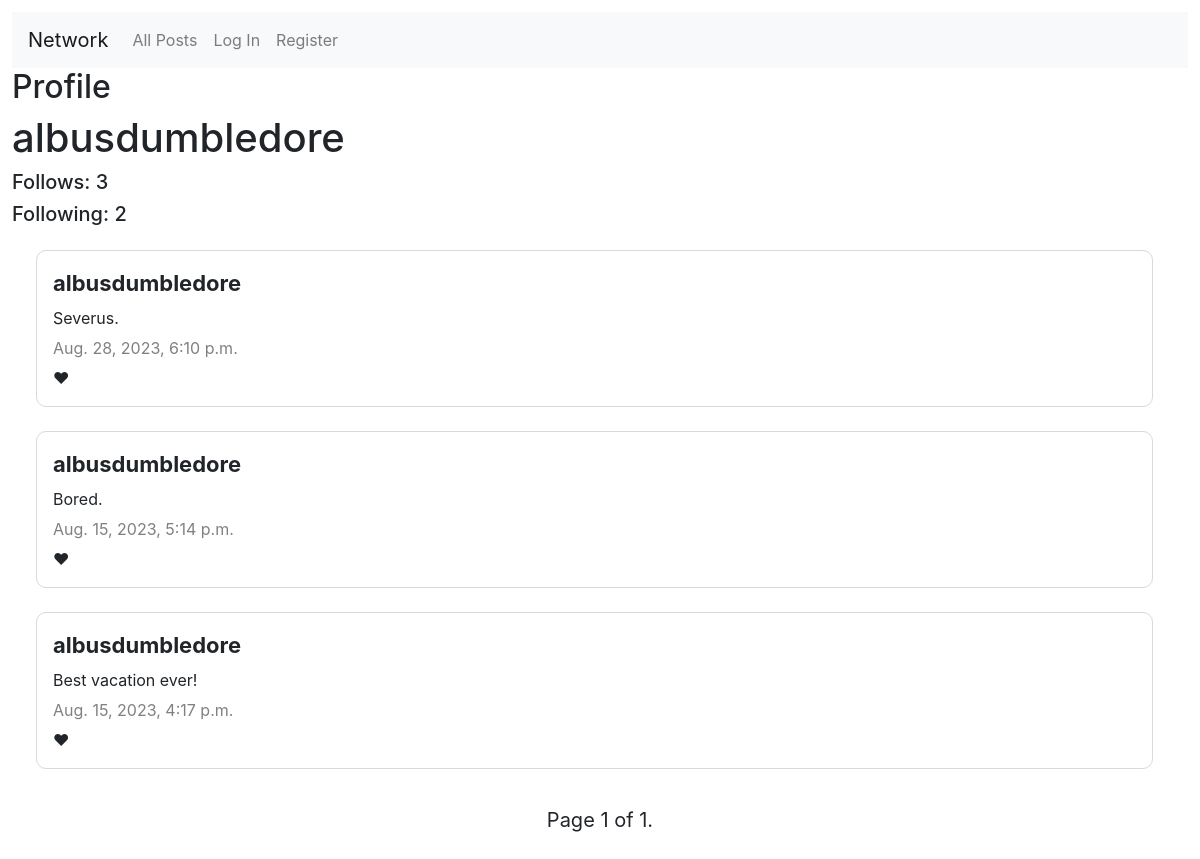
/2, run on the app's committed database.
### network/models.py (models this page shows, shortened)
class User(AbstractUser):
    pass

class Post(models.Model):
    post = models.CharField(max_length=5000)
    user = models.ForeignKey(User, on_delete=models.CASCADE)
    date = models.DateTimeField(auto_now_add=True)
    users_like = models.ManyToManyField(User, related_name='users_liked')

### network/views.py (the view, shortened to what this page needs)
# urls.py: path("<int:user_id>", views.profile, name="profile"),
def profile(request, user_id):
    follows = Follows.objects.filter(user_follows=user_id).count()
    following = Follows.objects.filter(user=user_id).count()
    if request.user.is_authenticated:
        follows_check = Follows.objects.filter(user=request.user, user_follows=user_id).exists()
    else:
        follows_check = None
    user_posts = Post.objects.filter(user_id=user_id).order_by('-date')
    post_list = user_posts
    paginator = Paginator(post_list, 10)
    page_number = request.GET.get('page')
    page_obj = paginator.get_page(page_number)
    return render(request, "network/profile.html", {
        "user_profile": User.objects.get(id=user_id),
        "user_posts": user_posts,
        "user_id": user_id,
        "follows_check": follows_check,
        "follows": follows,
        "following": following,
        "page_obj": page_obj,
    })

### network/templates/network/profile.html (shortened to what this page needs)
{% extends "network/layout.html" %}
{% load static %}
{% block body %}
    <h2>Profile</h2>
    <h1>{{ user_profile.username }}</h1>
    <h5>Follows: {{ follows }}</h5>
    <h5>Following: {{ following }}</h5>
    {% for user_posts in page_obj %}
        <table>
            <thead>
                <th><div>{{ user_posts.user }}</div></th>
            </thead>
            <tbody>
                <tr>
                    <td class="post">
                        <div id="post{{ user_posts.id }}">{{ user_posts.post }}</div>
                    </td>
                </tr>
                <tr><td><div class="date">{{ user_posts.date }}</div></td></tr>
                <tr>
                    <td>
                        <span id="likes_amount_{{ user_posts.id }}" class="likes_amount" data-id="{{ user_posts.id }}"></span>&#10084;
                    </td>
                </tr>
            </tbody>
        </table>
    {% endfor %}
    <div class="center">
        <div class="pagination">
            <span class="step-links">
                <span class="current">
                    Page {{ page_obj.number }} of {{ page_obj.paginator.num_pages }}.
                </span>
            </span>
        </div>
    </div>
{% endblock %}

### network/static/network/styles.css (style rules this page uses)
body { padding: 1vw; }
table { table-layout: fixed; width: 95%; border-collapse: separate; border-radius: 10px; border: 1px solid rgba(128, 128, 128, 0.301); padding: 1vw; margin: 3vh; }
th, tr, td { table-layout: fixed; width: 100%; padding: 2px; }
thead { font-size: 22px; }
.post { min-height: 400px; }
.date { color: gray; }
.center { text-align: center; }
.pagination { font-size: 20px; padding: 1vw; display: inline-block; }

### data on the page
User: username "albusdumbledore"
Post: user "albusdumbledore", post "Severus.", date "Aug. 28, 2023, 6:10 p.m."
Post: user "albusdumbledore", post "Bored.", date "Aug. 15, 2023, 5:14 p.m."
Post: user "albusdumbledore", post "Best vacation ever!", date "Aug. 15, 2023, 4:17 p.m."

### other printed values
{{ follows }} "3"
{{ following }} "2"
{{ page_obj.number }} "1"
{{ page_obj.paginator.num_pages }} "1"
